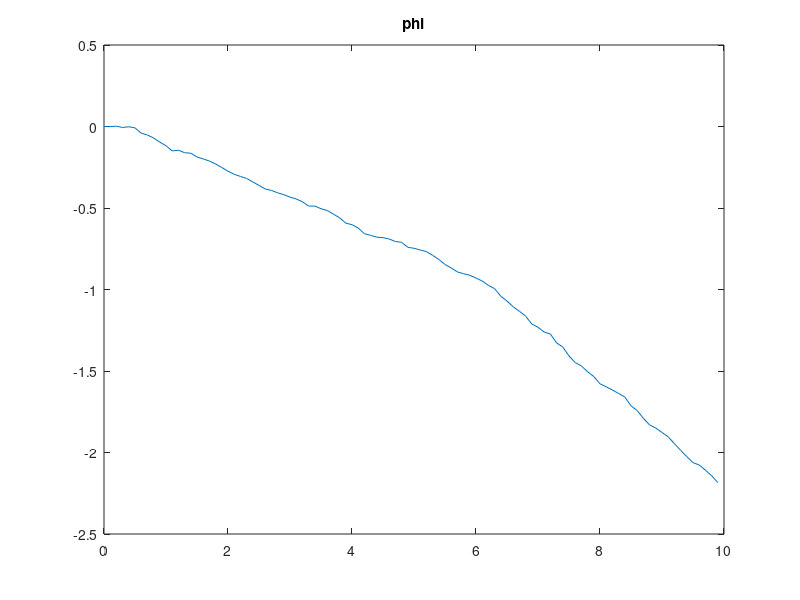
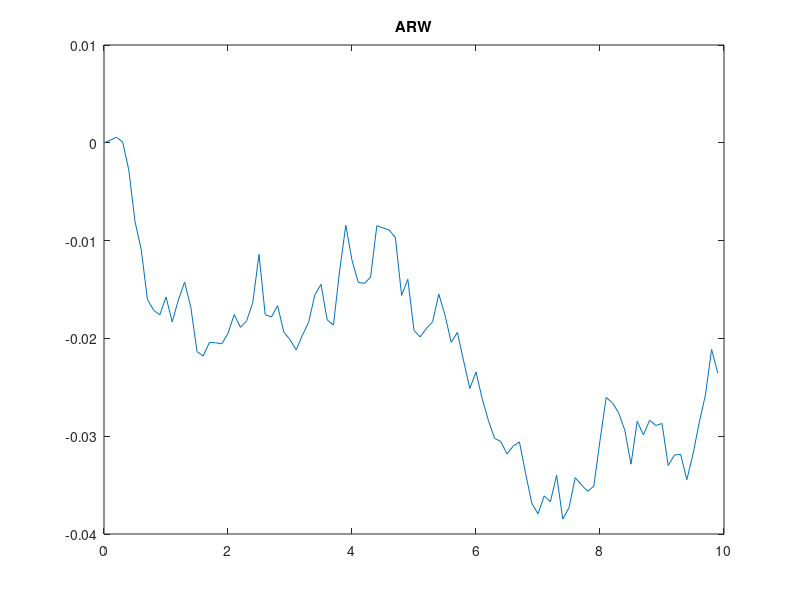
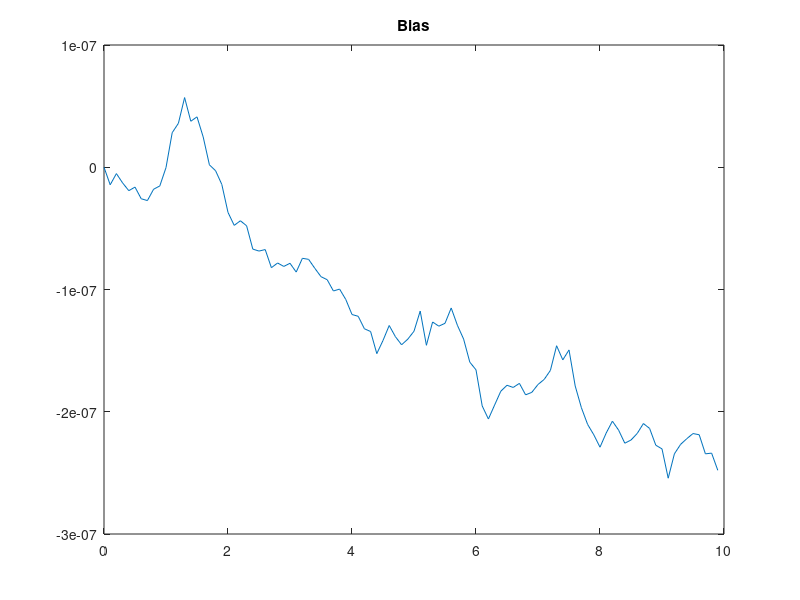
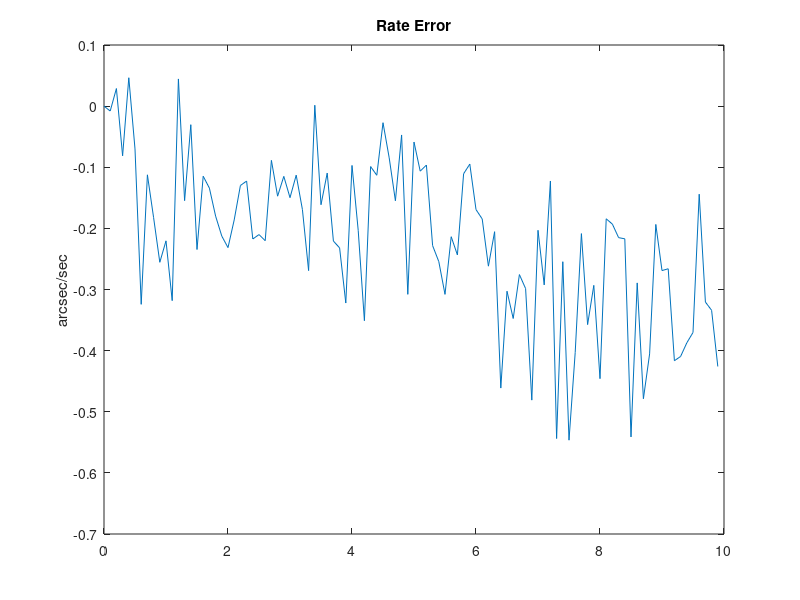

Reproduce these figures in MATLAB, in order.
DT = 0.1;

% SSIRU Noise Params
SigE = 0.003/sqrt(DT); % Angular Noise, arcsec
SigV = 1.5E-4; % Angle Random Walk, deg/rt-hr
Brig = 1.5E-3; % Bias Stability over Trig hours, deg/hr (= arcsec/sec)
Trig = 12; % Bias Stability Period, hours
SigU = Brig/Trig;

% Convert to consistent units
SigV = SigV*3600/60; % arcsec/rt-sec
SigU = SigU/3600; % arcsec/sec^2

% Noise Model
N = 100;
phi = zeros(N,1);
ARW = zeros(N,1);
b = zeros(N,1);
t = DT*[0:N-1]';
wg = zeros(N,1);

Z1 = 0.5*SigU*DT^(1.5);
Z2 = sqrt(SigV^2*DT+1/12*SigU^2*DT^3);
Z3 = SigU*sqrt(DT);

for k=1:N-1,
   phi(k+1) = phi(k) + DT*b(k)-Z1*randn(1)+ARW(k)+SigE*randn(1);
   ARW(k+1) = ARW(k) + Z2*randn(1);
   b(k+1) = b(k) + Z3*randn(1);
end 
wg = [0;diff(phi)/DT];

figure(1)
plot(t,phi)
title('phi')

figure(2)
plot(t,ARW)
title('ARW')

figure(3)
plot(t,b)
title('Bias')

figure(4)
plot(t,wg)
title('Rate Error')
ylabel('arcsec/sec')

